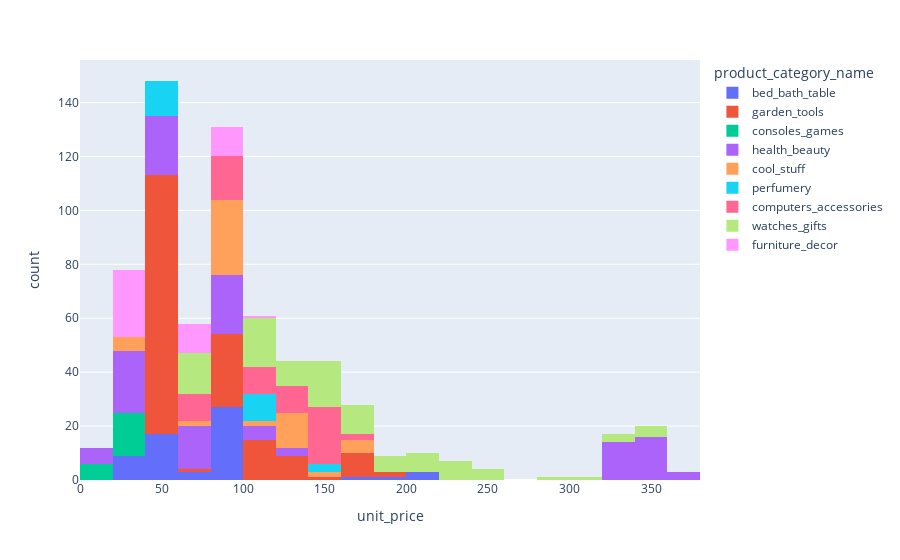

Notebook source saved alongside this figure:
### Code cell
###########  Distribution of product prices
px.histogram(data_frame=data,x=data['unit_price'],color=data['product_category_name'])

### Figure 1 — Plotly figure (JSON) as saved in the notebook; plotly's stock layout.template omitted (floating-point values rounded to 4 significant figures; data arrays with more than 128 entries replaced by an {"elided": "..."} marker saying what was removed)
{"data": [{"alignmentgroup": "True", "bingroup": "x", "hovertemplate": "product_category_name=bed_bath_table<br>unit_price=%{x}<br>count=%{y}<extra></extra>", "legendgroup": "bed_bath_table", "marker": {"color": "#636efa", "pattern": {"shape": ""}}, "name": "bed_bath_table", "offsetgroup": "bed_bath_table", "orientation": "v", "showlegend": true, "type": "histogram", "x": [45.95, 45.95, 45.95, 45.95, 45.95, 45.95, 40.53, 39.99, 39.99, 39.99, 39.99, 39.99, 39.99, 39.99, 39.99, 39.24, 99, 99, 99, 98.3, 92, 92, 90.88, 88.24, 84.9, 84.9, 84.9, 89.9, 89.9, 89.9, 89.9, 89.9, 89.9, 89.9, 89.9, 89.9, 89.9, 88.49, 86.9, 86.9, 86.9, 85.05, 83.65, 79.9, 77.93, 74, 45.9, 44.15, 45.9, 45.9, 45.9, 47.9, 47.9, 47.9, 47.9, 47.9, 215, 209, 205, 199.5, 163.4], "xaxis": "x", "yaxis": "y"}, {"alignmentgroup": "True", "bingroup": "x", "hovertemplate": "product_category_name=garden_tools<br>unit_price=%{x}<br>count=%{y}<extra></extra>", "legendgroup": "garden_tools", "marker": {"color": "#EF553B", "pattern": {"shape": ""}}, "name": "garden_tools", "offsetgroup": "garden_tools", "orientation": "v", "showlegend": true, "type": "histogram", "x": {"elided": "160 float values"}, "xaxis": "x", "yaxis": "y"}, {"alignmentgroup": "True", "bingroup": "x", "hovertemplate": "product_category_name=consoles_games<br>unit_price=%{x}<br>count=%{y}<extra></extra>", "legendgroup": "consoles_games", "marker": {"color": "#00cc96", "pattern": {"shape": ""}}, "name": "consoles_games", "offsetgroup": "consoles_games", "orientation": "v", "showlegend": true, "type": "histogram", "x": [19.9, 19.9, 19.9, 21.54, 24.5, 24.5, 32.5, 32.5, 35.06, 36.2, 36.2, 36.2, 19.9, 19.9, 19.9, 20.67, 24.5, 24.5, 27.03, 32.5, 32.74, 34.2], "xaxis": "x", "yaxis": "y"}, {"alignmentgroup": "True", "bingroup": "x", "hovertemplate": "product_category_name=health_beauty<br>unit_price=%{x}<br>count=%{y}<extra></extra>", "legendgroup": "health_beauty", "marker": {"color": "#ab63fa", "pattern": {"shape": ""}}, "name": "health_beauty", "offsetgroup": "health_beauty", "orientation": "v", "showlegend": true, "type": "histogram", "x": {"elided": "130 float values"}, "xaxis": "x", "yaxis": "y"}, {"alignmentgroup": "True", "bingroup": "x", "hovertemplate": "product_category_name=cool_stuff<br>unit_price=%{x}<br>count=%{y}<extra></extra>", "legendgroup": "cool_stuff", "marker": {"color": "#FFA15A", "pattern": {"shape": ""}}, "name": "cool_stuff", "offsetgroup": "cool_stuff", "orientation": "v", "showlegend": true, "type": "histogram", "x": [135.0, 135.0, 147.0, 157.4, 167.0, 167.0, 177.0, 173.8, 170.0, 99.99, 99.99, 99.99, 99.99, 99.99, 99.99, 99.99, 99.99, 99.99, 99.99, 99.99, 97.95, 84.69, 29.5, 29.5, 35, 35, 35, 65, 65, 130.0, 130.0, 130.0, 130.0, 130.0, 116.9, 120.0, 130.0, 130.0, 130.0, 130.0, 130.0, 130.0, 85.7, 99.99, 99.99, 99.99, 99.99, 99.99, 99.99, 99.99, 99.99, 99.99, 99.99, 99.99, 99.99, 99.99, 89.86], "xaxis": "x", "yaxis": "y"}, {"alignmentgroup": "True", "bingroup": "x", "hovertemplate": "product_category_name=perfumery<br>unit_price=%{x}<br>count=%{y}<extra></extra>", "legendgroup": "perfumery", "marker": {"color": "#19d3f3", "pattern": {"shape": ""}}, "name": "perfumery", "offsetgroup": "perfumery", "orientation": "v", "showlegend": true, "type": "histogram", "x": [56.99, 56.99, 56.99, 56.99, 56.99, 56.99, 56.99, 56.99, 56.99, 50.49, 49.99, 49.99, 49.99, 142.5, 142.5, 142.5, 118.0, 118, 117.9, 117.9, 117.7, 118.0, 119.9, 119.2, 118.7, 116.9], "xaxis": "x", "yaxis": "y"}, {"alignmentgroup": "True", "bingroup": "x", "hovertemplate": "product_category_name=computers_accessories<br>unit_price=%{x}<br>count=%{y}<extra></extra>", "legendgroup": "computers_accessories", "marker": {"color": "#FF6692", "pattern": {"shape": ""}}, "name": "computers_accessories", "offsetgroup": "computers_accessories", "orientation": "v", "showlegend": true, "type": "histogram", "x": [167, 119.9, 93.09, 77.16, 88, 88, 89.9, 78.9, 150.4, 149.9, 149.9, 149.9, 149.9, 149.9, 149.9, 149.9, 94.9, 100.9, 109.9, 109.9, 98.9, 98.9, 98.9, 98.9, 90.53, 84.76, 87.5, 94, 73, 66.34, 79.9, 160.0, 160.0, 140.0, 160.0, 140.0, 145.7, 152.0, 154.7, 150.0, 150.0, 156.5, 149, 136.1, 120.9, 119, 114.5, 120.0, 120.0, 178.1, 149.9, 146.6, 145.0, 138.6, 137.9, 137.9, 134.9, 133, 133.0, 109.9, 109.9, 97.64, 78.71, 81.02, 80.67, 79.8, 78.9, 77.9, 77.9], "xaxis": "x", "yaxis": "y"}, {"alignmentgroup": "True", "bingroup": "x", "hovertemplate": "product_category_name=watches_gifts<br>unit_price=%{x}<br>count=%{y}<extra></extra>", "legendgroup": "watches_gifts", "marker": {"color": "#B6E880", "pattern": {"shape": ""}}, "name": "watches_gifts", "offsetgroup": "watches_gifts", "orientation": "v", "showlegend": true, "type": "histogram", "x": [158.0, 171.8, 169.9, 160.4, 149.5, 140.6, 149, 148.5, 146.0, 124.0, 119.2, 118.1, 139.9, 139.0, 138, 163, 161.6, 160.7, 148.8, 134.9, 133, 149, 128.2, 117.4, 105.6, 103.8, 119, 118.4, 112, 239.9, 239.9, 229.9, 204.6, 167.5, 150.3, 145.2, 152.6, 157.1, 157.9, 229.9, 219.1, 216.2, 203.3, 224.5, 220.8, 205.7, 216.2, 204.4, 199, 108, 108, 108, 108, 105.6, 105, 105, 105, 105, 105, 78, 78, 78, 78, 78, 78, 78, 78, 78, 78, 78, 78, 78, 78, 77.82, 339, 339, 346.2, 345.7, 348.8, 339.9, 347, 307.8, 280.7, 259.0, 245.9, 169.3, 241.0, 255.6, 185, 197.4, 179.9, 164.6, 232.5, 174.4, 186.0, 199, 182, 151.9, 150.1, 132.5, 138.2, 155, 145.6], "xaxis": "x", "yaxis": "y"}, {"alignmentgroup": "True", "bingroup": "x", "hovertemplate": "product_category_name=furniture_decor<br>unit_price=%{x}<br>count=%{y}<extra></extra>", "legendgroup": "furniture_decor", "marker": {"color": "#FF97FF", "pattern": {"shape": ""}}, "name": "furniture_decor", "offsetgroup": "furniture_decor", "orientation": "v", "showlegend": true, "type": "histogram", "x": [99.9, 99.9, 99.9, 99.9, 99.9, 99.9, 99.9, 99.9, 78.54, 83.83, 38.4, 38.4, 38.4, 34.58, 38.4, 38.4, 38.4, 35.49, 35, 35, 35, 35, 75, 75, 75, 75, 75, 70.0, 69.9, 69.9, 69.9, 69.9, 89.9, 89.9, 103.2, 38.4, 38.4, 38.4, 38.4, 36.85, 38.4, 38.4, 35.49, 35, 35, 35, 35, 35], "xaxis": "x", "yaxis": "y"}], "layout": {"barmode": "relative", "legend": {"title": {"text": "product_category_name"}, "tracegroupgap": 0}, "margin": {"t": 60}, "xaxis": {"anchor": "y", "domain": [0, 1], "title": {"text": "unit_price"}}, "yaxis": {"anchor": "x", "domain": [0, 1], "title": {"text": "count"}}}}
